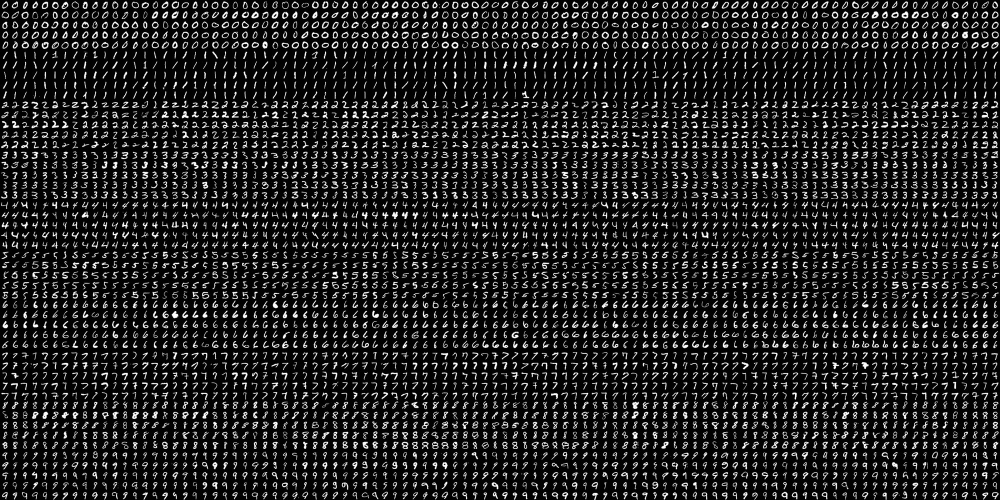
#> input picture images/training_datasets/digits.jpg, 2000 x 1000 px (shown at 1/2 size); its folder holds only this picture in this run
$ python ocr.py
#> lines starting #> are read from the running program, lines starting #| are printed output that depends on the picture
import cv2
import numpy as np
import os
import re

MY_DIR = os.path.dirname(os.path.abspath(__file__))
IMAGES_DIR = os.path.join(MY_DIR, 'images')

def knn():
    """Finds the test data's closest match in the feature space.

    Returns:
        knn: Vector containing each input sample's prediction (classification or regression) results.
    """
    digits_image = cv2.imread(os.path.abspath(os.path.join(IMAGES_DIR, 'training_datasets/digits.jpg')))
#> digits_image is the input picture: shape (1000, 2000, 3); min 0, max 255, mean 34.5
    gray = cv2.cvtColor(digits_image, cv2.COLOR_BGR2GRAY)
    small = cv2.pyrDown(digits_image)
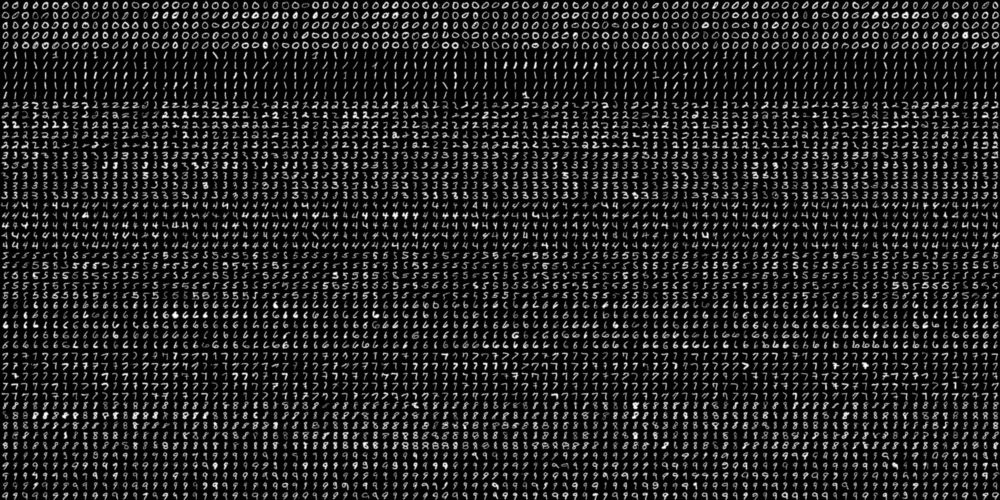
#> small: shape (500, 1000, 3); min 0, max 252, mean 34.5
    cv2.imshow('Digits Image', small)

    cv2.waitKey(500)
    cv2.destroyAllWindows()

    # Split the image to 5000 cells, each cell 20 x 20
    cells = [np.hsplit(row, 100) for row in np.vsplit(gray, 50)]
#> cells = 50 items

    # Convert list data type to numpy array of shape (50,100,20,20)
    x = np.array(cells)
    print('The shape of our cells array is '+str(x.shape))
#| The shape of our cells array is (50, 100, 20, 20)

    # Split the full data_set into two segments
    train = x[:, :70].reshape(-1, 400).astype(np.float32)  # size = 3500x400
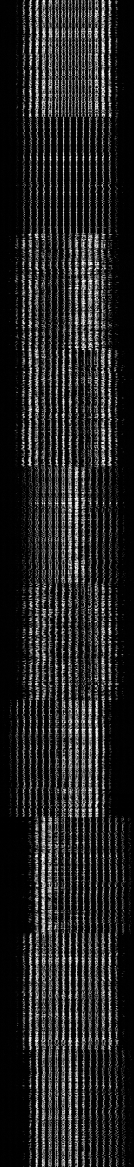
#> train: shape (3500, 400) float32 (shown at 1/3 size); min 0, max 255, mean 34.6
    test = x[:, 70:100].reshape(-1, 400).astype(np.float32)  # size = 1500x400
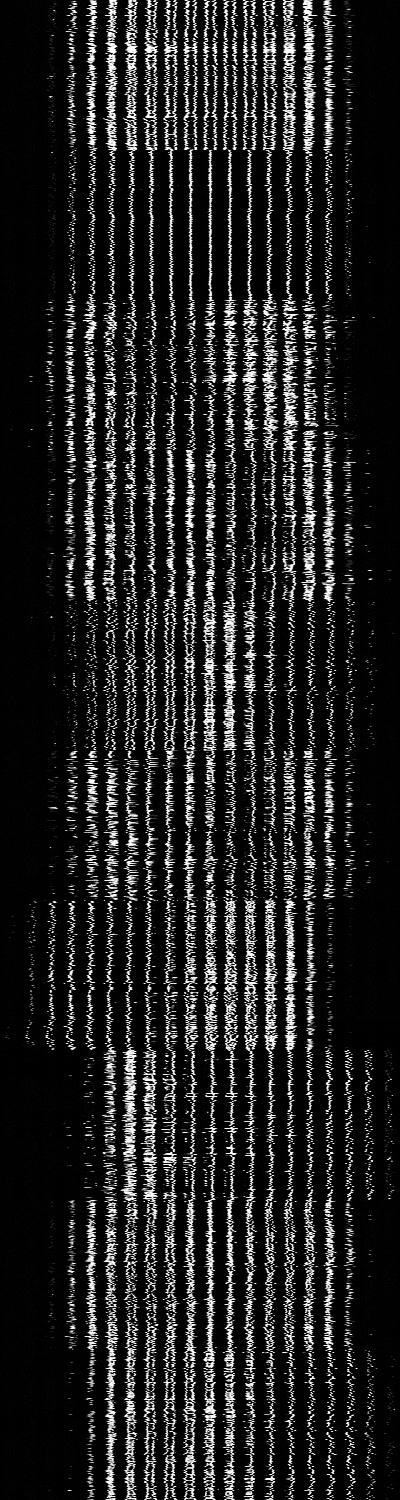
#> test: shape (1500, 400) float32; min 0, max 255, mean 34.5

    # Create label for train and test data
    k = [0, 1, 2, 3, 4, 5, 6, 7, 8, 9]
    train_labels = np.repeat(k, 350)[:, np.newaxis]
    test_labels = np.repeat(k, 150)[:, np.newaxis]

    knn = cv2.ml.KNearest_create()
    knn.train(train, cv2.ml.ROW_SAMPLE, train_labels)
    _, results, neighbours, dist = knn.findNearest(test, k=3)
#> results = 1500 values, max 9 at index 546, min 0 at index 0, mean 4.47; neighbours = 1500 rows, first 8: [0, 0, 0], [0, 0, 0], [0, 0, 0], [0, 0, 0], [0, 0, 0], [0, 0, 0], [0, 0, 0], [0, 0, 0]; dist = 1500 rows, first 8: [764145, 787265, 814657], [910473, 1040532, 1074882], [453738, 470390, 514129], [697702, 715136, 724007], [509484, 580230, 627006], [627814, 696807, 700406], [677289, 693674, 716975], [625392, 676289, 738524]

    print ('Results: ', results,'\n')
#> (printed output is left out)
    print ('Neighbours: ', neighbours,'\n')
#> (printed output is left out)
    print ('Distances: ', dist)
#> (printed output is left out)

    matches = results == test_labels
    correct = np.count_nonzero(matches)
#> correct = 1402
    accuracy = correct * (100.0 / results.size)
#> accuracy = 93.47
    print('Accuracy is = %.2f' % accuracy + '%')
#| Accuracy is = 93.47%

    return knn


# [141 lines left out: functions x_cord_contour, makeSquare, resize_to_pixel, ocr, not called in this run]


def do_it():
    """Script entry point."""
    knn_value = knn()
#> (the run stopped early here; a loop or call above may not have finished)
